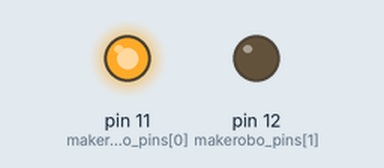
Recording of a program running on a simulated Raspberry Pi (header pin numbers). Shown: output pins drawn as LEDs (lit = HIGH).

Above: at 0.05 s.
At 1.5 s:
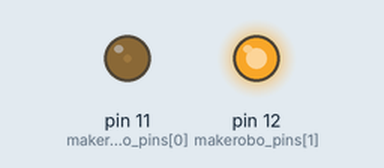
Timing chart, 0 to 4.6 s (numbered marks = the images above):
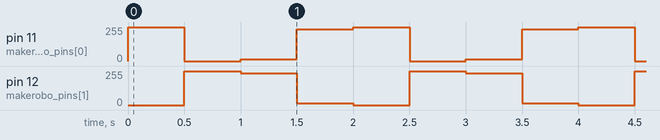

The program:

1-led.py
```python
import RPi.GPIO as GPIO
import time
colors=[0xFF00,0x00FF,0x0FF0,0xF00F]
makerobo_pins=(11,12)
GPIO.setmode(GPIO.BOARD)
GPIO.setwarnings(False)
GPIO.setup(makerobo_pins,GPIO.OUT)
GPIO.output(makerobo_pins,GPIO.LOW)
p_R=GPIO.PWM(makerobo_pins[0],2000)
p_G=GPIO.PWM(makerobo_pins[1],2000)

p_R.start(0)
p_G.start(0)
def makerobo_pwm_map(x,in_min,in_max,out_min,out_max):
    return(x-in_min)*(out_max-out_min)/(in_max-in_min)+out_min
def makerobo_set_Color(col):
    R_val=col>>8
    G_val=col&0x00FF
    R_val=makerobo_pwm_map(R_val,0,255,0,100)
    G_val=makerobo_pwm_map(G_val,0,255,0,100)

    p_R.ChangeDutyCycle(R_val)
    p_G.ChangeDutyCycle(G_val)

def makerobo_loop():
    while True:
        for col in colors:
            makerobo_set_Color(col)
            time.sleep(0.5)

def makerobo_destroy():
    p_G.stop()
    p_R.stop()
    GPIO.output(makerobo_pins,GPIO.LOW)
    GPIO.cleanup()

if __name__ == "__main__":
    try:
        makerobo_loop()
    except KeyboardInterrupt:
        makerobo_destory()
```

Measured:
- by itself, pin 11 (makerobo_pins[0]): repeats every 2.0 s: 0/255 0.50 s, 15/255 0.50 s, 240/255 0.50 s, 255/255 0.50 s
- by itself, pin 12 (makerobo_pins[1]): repeats every 2.0 s: 240/255 0.50 s, 15/255 0.50 s, 0/255 0.50 s, 255/255 0.50 s
